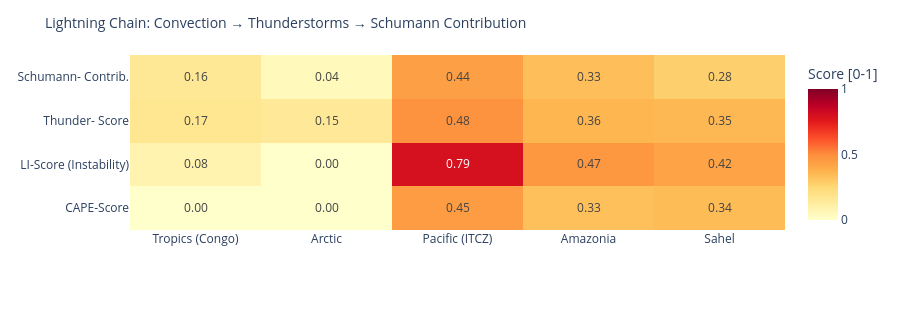

Write notebook code for a chart like this one.
### Code cell
# ============================================================
# LIGHTNING CHAIN: Convection → Thunderstorms → Schumann
# Shows the causal chain per measurement point as heatmap
# ============================================================

def cape_score(v):
    """CAPE → normalized score [0,1]"""
    if v is None or pd.isna(v): return 0.0
    return min(1.0, float(v) / 3000)

def li_score(v):
    """Lifted Index: negative = unstable → score [0,1]"""
    if v is None or pd.isna(v): return 0.3
    return min(1.0, max(0.0, (-float(v) + 6) / 12))

def cloud_score(v):
    if v is None or pd.isna(v): return 0.3
    return float(v) / 100

def thunder_score(row):
    """Kombinierter Gewitterwahrscheinlichkeits-Score
    CAPE + LI + Bedeckung + WMO-Gewitter + konvektiver Niederschlag (showers)
    Hinweis: X-Ray und Kp sind kein Bestandteil – nur geomagn./solarer Kontext.
    """
    cs = cape_score(row.get('cape'))
    ls = li_score(row.get('li'))
    cl = cloud_score(row.get('cloud'))
    t  = 1.0 if row.get('thunderstorm') else 0.0
    # Convective precipitation (showers) as additional indicator
    sh = min(1.0, (row.get('showers') or 0) / 5.0)
    return round(cs * 0.30 + ls * 0.25 + cl * 0.15 + t * 0.20 + sh * 0.10, 3)

def schumann_contribution(t_score, lat):
    """Schumann contribution: higher in tropics (±30°), scaled by thunderstorm score"""
    lat_weight = max(0.3, 1.0 - abs(lat) / 60)
    return round(t_score * lat_weight, 3)

df_atm['cape_score']   = df_atm.apply(lambda r: cape_score(r['cape']), axis=1)
df_atm['li_score']     = df_atm.apply(lambda r: li_score(r['li']),    axis=1)
df_atm['thunder_score']= df_atm.apply(lambda r: thunder_score(r.to_dict()), axis=1)
df_atm['schumann_contribution'] = df_atm.apply(
    lambda r: schumann_contribution(r['thunder_score'], r['lat']), axis=1)

metrics = ['cape_score', 'li_score', 'thunder_score', 'schumann_contribution']
labels  = ['CAPE-Score', 'LI-Score\n(Instability)', 'Thunder-\nScore', 'Schumann-\nContrib.']
z_data  = [df_atm[m].tolist() for m in metrics]

fig = go.Figure(go.Heatmap(
    z=z_data,
    x=df_atm['point'].tolist(),
    y=labels,
    colorscale='YlOrRd',
    zmin=0, zmax=1,
    text=[[f'{v:.2f}' for v in row] for row in z_data],
    texttemplate='%{text}', textfont=dict(size=12),
    colorbar=dict(title='Score [0-1]')
))
fig.update_layout(
    title=dict(text='Lightning Chain: Convection → Thunderstorms → Schumann Contribution', font=dict(size=14)),
    height=310,
    plot_bgcolor='rgba(0,0,0,0)', paper_bgcolor='rgba(0,0,0,0)',
    margin=dict(l=130, r=80, t=55, b=80)
)
fig.show()

### Figure 1 — Plotly figure (JSON) as saved in the notebook; plotly's stock layout.template omitted (floating-point values rounded to 4 significant figures)
{"data": [{"colorbar": {"title": {"text": "Score [0-1]"}}, "colorscale": [[0.0, "rgb(255,255,204)"], [0.125, "rgb(255,237,160)"], [0.25, "rgb(254,217,118)"], [0.375, "rgb(254,178,76)"], [0.5, "rgb(253,141,60)"], [0.625, "rgb(252,78,42)"], [0.75, "rgb(227,26,28)"], [0.875, "rgb(189,0,38)"], [1.0, "rgb(128,0,38)"]], "text": [["0.00", "0.00", "0.45", "0.33", "0.34"], ["0.08", "0.00", "0.79", "0.47", "0.42"], ["0.17", "0.15", "0.48", "0.36", "0.35"], ["0.16", "0.04", "0.44", "0.33", "0.28"]], "textfont": {"size": 12}, "texttemplate": "%{text}", "type": "heatmap", "x": ["Tropics (Congo)", "Arctic", "Pacific (ITCZ)", "Amazonia", "Sahel"], "y": ["CAPE-Score", "LI-Score\n(Instability)", "Thunder-\nScore", "Schumann-\nContrib."], "z": [[0.0, 0.0, 0.45, 0.33, 0.3433], [0.08333, 0.0, 0.7917, 0.4667, 0.425], [0.169, 0.15, 0.479, 0.363, 0.355], [0.158, 0.045, 0.439, 0.333, 0.278]], "zmax": 1, "zmin": 0}], "layout": {"height": 310, "margin": {"b": 80, "l": 130, "r": 80, "t": 55}, "paper_bgcolor": "rgba(0,0,0,0)", "plot_bgcolor": "rgba(0,0,0,0)", "title": {"font": {"size": 14}, "text": "Lightning Chain: Convection → Thunderstorms → Schumann Contribution"}}}
